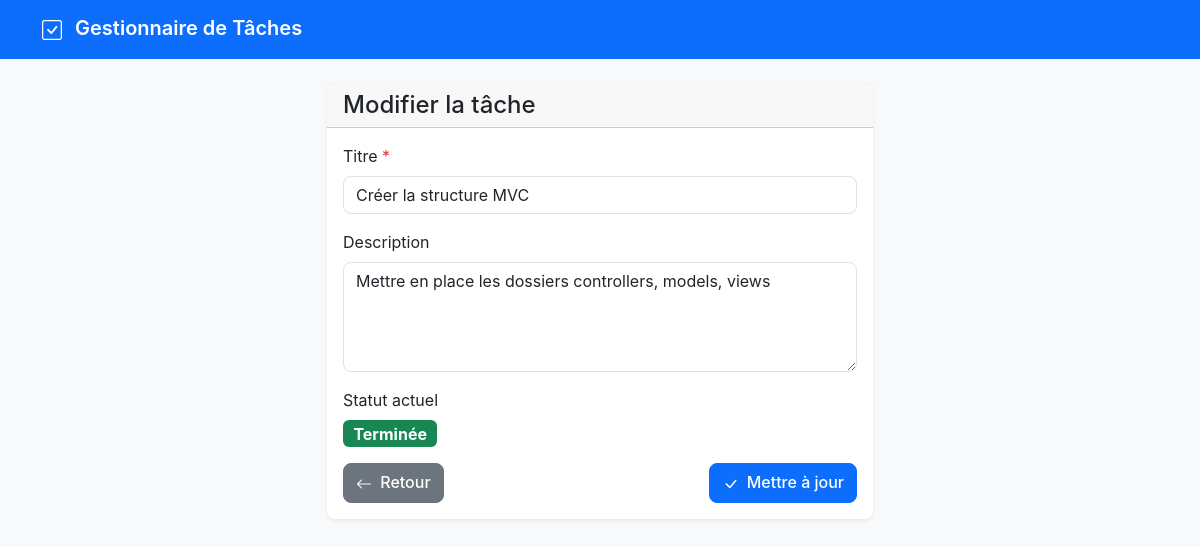
The app's page /tasks/edit/2 with its own data.
### tables this page shows
CREATE TABLE IF NOT EXISTS tasks (
    id INT AUTO_INCREMENT PRIMARY KEY,
    title VARCHAR(255) NOT NULL,
    description TEXT,
    status ENUM('pending', 'completed') DEFAULT 'pending',
    created_at TIMESTAMP DEFAULT CURRENT_TIMESTAMP,
    updated_at TIMESTAMP DEFAULT CURRENT_TIMESTAMP ON UPDATE CURRENT_TIMESTAMP,
    
    INDEX idx_status (status),
    INDEX idx_created_at (created_at)
);

### app/controllers/TaskController.php (called while the page is built, shortened)
<?php
class TaskController extends Controller {
    private $taskModel;
    public function __construct() {
        $this->taskModel = new Task();
    }
    public function edit($id) {
        $task = $this->taskModel->findById($id);
        $this->view('tasks/edit', ['task' => $task]);
    }
}
?>

### index.php (called while the page is built, shortened)
<?php
require_once 'config/database.php';
require_once 'core/Router.php';
require_once 'core/Model.php';
require_once 'app/controllers/TaskController.php';
$router = new Router();
$router->add('GET', '/', 'TaskController@index');
$router->add('GET', '/tasks', 'TaskController@index');
$router->add('GET', '/tasks/create', 'TaskController@create');
$router->add('POST', '/tasks/store', 'TaskController@store');
$router->add('GET', '/tasks/edit/{id}', 'TaskController@edit');
$router->add('POST', '/tasks/update/{id}', 'TaskController@update');
$router->add('POST', '/tasks/delete/{id}', 'TaskController@delete');
$router->add('POST', '/tasks/toggle/{id}', 'TaskController@toggle');
$router->resolve();
?>

### config/database.php (called while the page is built)
<?php
class Database {
    private static $instance = null;
    private $connection;
    private $host = 'localhost';
    private $database = 'task_manager';
    private $username = 'root';
    private $password = '';
    private function __construct() {
        try {
            $this->connection = new PDO(
                "mysql:host={$this->host};dbname={$this->database};charset=utf8",
                $this->username,
                $this->password,
                [
                    PDO::ATTR_ERRMODE => PDO::ERRMODE_EXCEPTION,
                    PDO::ATTR_DEFAULT_FETCH_MODE => PDO::FETCH_ASSOC
                ]
            );
        } catch (PDOException $e) {
            die("Erreur de connexion à la base de données : " . $e->getMessage());
        }
    }
    public static function getInstance() {
        if (self::$instance === null) {
            self::$instance = new self();
        }
        return self::$instance;
    }
    public function getConnection() {
        return $this->connection;
    }
}
?>

### core/Model.php (called while the page is built, shortened)
<?php
class Model {
    protected $db;
    protected $table;
    public function __construct() {
        $this->db = Database::getInstance()->getConnection();
    }
    public function findById($id) {
        $stmt = $this->db->prepare("SELECT * FROM {$this->table} WHERE id = ?");
        $stmt->execute([$id]);
        return $stmt->fetch();
    }
}
?>

### app/views/tasks/edit.php (the view)
<div class="row justify-content-center">
    <div class="col-md-8 col-lg-6">
        <div class="card">
            <div class="card-header">
                <h4 class="mb-0">Modifier la tâche</h4>
            </div>
            <div class="card-body">
                <form method="POST" action="/tasks/update/<?= $task['id'] ?>">
                    <div class="mb-3">
                        <label for="title" class="form-label">Titre <span class="text-danger">*</span></label>
                        <input type="text" class="form-control" id="title" name="title" value="<?= htmlspecialchars($task['title']) ?>" required maxlength="255">
                    </div>
                    <div class="mb-3">
                        <label for="description" class="form-label">Description</label>
                        <textarea class="form-control" id="description" name="description" rows="4" placeholder="Description optionnelle de la tâche..."><?= htmlspecialchars($task['description']) ?></textarea>
                    </div>
                    <div class="mb-3">
                        <label class="form-label">Statut actuel</label>
                        <div>
                            <span class="badge <?= $task['status'] === 'completed' ? 'bg-success' : 'bg-warning' ?> fs-6">
                                <?= $task['status'] === 'completed' ? 'Terminée' : 'En cours' ?>
                            </span>
                        </div>
                    </div>
                    <div class="d-flex justify-content-between">
                        <a href="/tasks" class="btn btn-secondary">
                            <i class="bi bi-arrow-left me-1"></i>
                            Retour
                        </a>
                        <button type="submit" class="btn btn-primary">
                            <i class="bi bi-check-lg me-1"></i>
                            Mettre à jour
                        </button>
                    </div>
                </form>
            </div>
        </div>
    </div>
</div>

### core/Router.php (shortened to what this page needs)
<?php
class Router {
    private $routes = [];
    public function add($method, $path, $handler) {
        $this->routes[] = [
            'method' => $method,
            'path' => $path,
            'handler' => $handler
        ];
    }
    public function resolve() {
        $requestMethod = $_SERVER['REQUEST_METHOD'];
        $requestPath = parse_url($_SERVER['REQUEST_URI'], PHP_URL_PATH);
        $requestPath = rtrim($requestPath, '/');
        foreach ($this->routes as $route) {
            if ($route['method'] === $requestMethod) {
                $pattern = preg_replace('/\{([^}]+)\}/', '([^/]+)', $route['path']);
                $pattern = '#^' . $pattern . '$#';
                if (preg_match($pattern, $requestPath, $matches)) {
                    array_shift($matches);
                    list($controller, $method) = explode('@', $route['handler']);
                    $controllerInstance = new $controller();
                    if (empty($matches)) {
                        $controllerInstance->$method();
                    } else {
                        $controllerInstance->$method(...$matches);
                    }
                    return;
                }
            }
        }
    }
}
?>

### app/views/layout/header.php (shortened to what this page needs)
<!DOCTYPE html>
<html lang="fr">
<head>
    <link href="https://cdn.jsdelivr.net/npm/bootstrap@5.3.0/dist/css/bootstrap.min.css" rel="stylesheet">
    <link href="https://cdn.jsdelivr.net/npm/bootstrap-icons@1.10.0/font/bootstrap-icons.css" rel="stylesheet">
    <link href="public/css/style.css" rel="stylesheet">
</head>
<body>
    <nav class="navbar navbar-expand-lg navbar-dark bg-primary mb-4">
        <div class="container">
            <a class="navbar-brand" href="/tasks">
                <i class="bi bi-check-square me-2"></i>
                Gestionnaire de Tâches
            </a>
        </div>
    </nav>
    <div class="container">

### public/css/style.css (style rules this page uses)
:root { --primary-color: #0d6efd; --success-color: #198754; --warning-color: #ffc107; --danger-color: #dc3545; --light-gray: #f8f9fa; --border-radius: 0.5rem; }
body { background-color: var(--light-gray); font-family: -apple-system, BlinkMacSystemFont, "Segoe UI", Roboto, sans-serif; }
.navbar-brand { font-weight: 600; }
.card { border: none; box-shadow: 0 0.125rem 0.25rem rgba(0, 0, 0, 0.075); border-radius: var(--border-radius); transition: transform 0.2s ease-in-out, box-shadow 0.2s ease-in-out; }
.form-control, .form-select { border-radius: var(--border-radius); border: 1px solid #dee2e6; }
.btn { border-radius: var(--border-radius); font-weight: 500; }
.bi { vertical-align: -0.125em; }

### records on screen
tasks: title "Créer la structure MVC", description "Mettre en place les dossiers controllers, models, views", status "Terminée"
